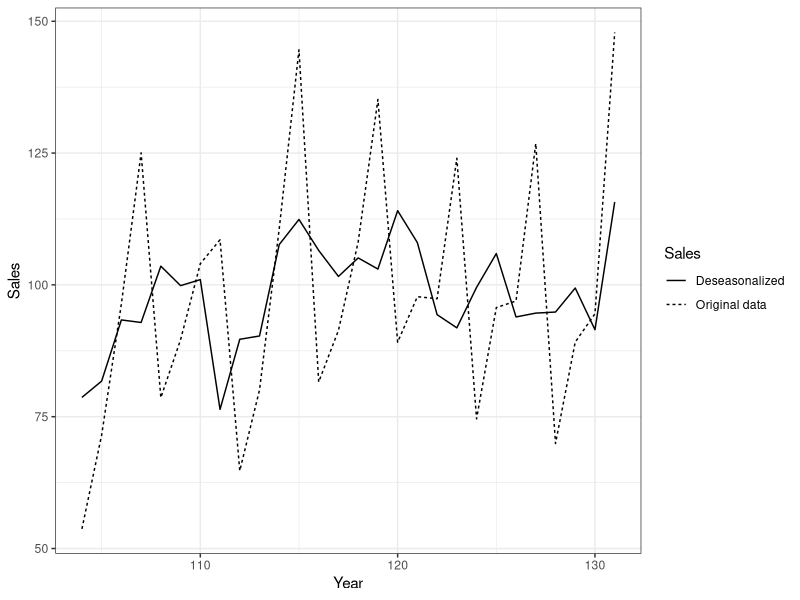
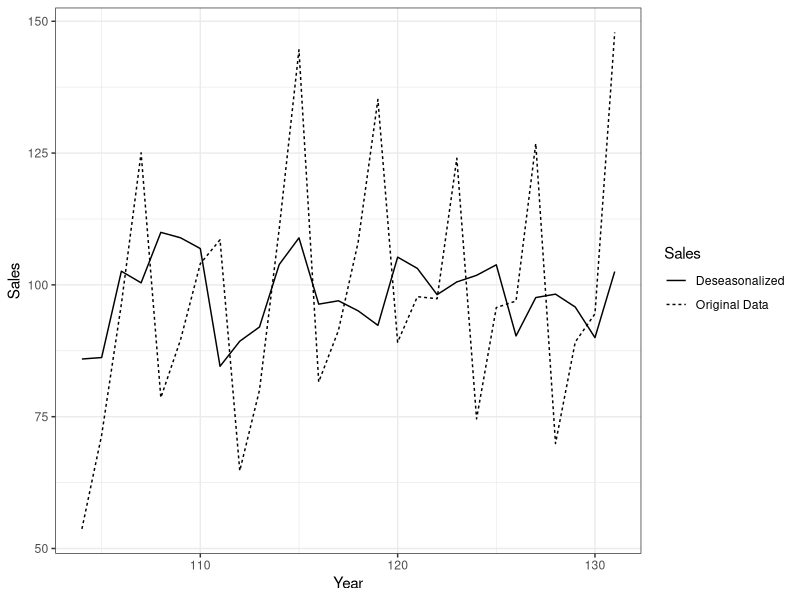

Generate these figures, in order, with R:
#' ---
#' title: "Econometrics by example"
#' author: Pavan Gurazada
#' output: github_document
#' ---
#' last update: Fri Mar 09 10:50:26 2018

library(foreign)
library(tidyverse)
library(caret)
library(boot)

set.seed(20130810)
theme_set(theme_bw())

#' Though heavily biased towards Linear Regression, Econometrics deals with
#' specifying the regression problems rooted on economic theory. The regression
#' coefficient estimates and the sign of these estimates are derived from
#' theoretical considerations. This is a unique playground and several
#' interesting examples of economic problems are presented in this book, which
#' we intend to replicate in R

#' *Example 1*

cps <- read.dta("data/gujrati-example/Stata/Table1_1.dta")
glimpse(cps)

tr_rows <- createDataPartition(cps$wage, p = 0.8, list = FALSE)
train_cps <- cps[tr_rows, ]
test_cps <- cps[-tr_rows, ]

lm_cps <- train(wage ~ female + nonwhite + union + education + exper,
                data = train_cps,
                method = "lm",
                trControl = trainControl(method = "repeatedcv",
                                         number = 10, 
                                         repeats = 5))
summary(lm_cps)
#' Rubbish R^2 - features are missing

lm_cps2 <- train(wage ~ female + nonwhite + union + education + exper + female:nonwhite,
                 data = train_cps,
                 method = "lm",
                 trControl = trainControl(method = "repeatedcv",
                                         number = 10,
                                         repeats = 5))
summary(lm_cps2)

lm_cps3 <- train(wage ~ female + nonwhite + union + education + exper + 
                        female:education + female:exper + nonwhite:education,
                 data = train_cps,
                 method = "lm",
                 trControl = trainControl(method = "repeatedcv",
                                         number = 10,
                                         repeats = 5))
summary(lm_cps3)

#' *Example 2*

cd_usa <- read.dta("data/gujrati-example/Stata/Table2_1.dta")
glimpse(cd_usa)

summary(lm(lnoutput ~ lnlabor + lncapital, data = cd_usa))

#' This produces a highly explanatory model for the output of the state,
#' dependent on the labor and capital as inputs
#' 
#' Since the sample size is small, a bootstrap might be used to circomvent the 
#' requirement of normality for standard errors

lm_stat <- function(data, i) {
  lm_model <- lm(lnoutput ~ lnlabor + lncapital, data[i, ])
  return(coef(lm_model))
}

boot_cb <- boot(cd_usa, statistic = lm_stat, R = 1000)

#' Running the restricted version of the regression

summary(lm(lnoutlab ~ lncaplab, data = cd_usa))

summary(lm(outputstar ~ laborstar + capitalstar, data = cd_usa))
cd_model1 <- train(scale(output) ~ labor + capital, 
                   data = cd_usa,
                   method = "lm",
                   preProcess = c("center", "scale"),
                   trControl = trainControl(method = "boot", number = 100))
summary(cd_model1)

#' *Example 3*

gdp_us <- read.dta("data/gujrati-example/Stata/Table2_5.dta")
glimpse(gdp_us)

summary(lm(lnrgdp ~ time, data = gdp_us))
summary(lm(rgdp ~ time + time2, data = gdp_us))
summary(lm(lnrgdp ~ time + time2, data = gdp_us))

#' *Example 4*

food_expend <- read.dta("data/gujrati-example/Stata/Table2_8.dta")
glimpse(food_expend)

summary(lm(sfdho ~ lnexpend, data = food_expend))
summary(lm(sfdho ~ I(1/expend), data = food_expend))
summary(lm(sfdho ~ expend + expend2, data = food_expend))

#' When there is little to choose between these two models in terms of R^2,
#' cross-validation might provide an answer for which model to choose. The model
#' with better predictive power wins

tr_rows <- createDataPartition(food_expend$sfdho, p = 0.8, list = FALSE)
food_expend_train <- food_expend[tr_rows, ]
food_expend_test <- food_expend[-tr_rows, ]

food_model1 <- train(sfdho ~ lnexpend, 
                     data = food_expend_train,
                     method = "lm",
                     preProcess = c("center", "scale"),
                     trControl = trainControl(method = "repeatedcv", 
                                              number = 10, 
                                              repeats = 5))
food_model2 <- train(sfdho ~ I(1/expend), 
                     data = food_expend_train,
                     method = "lm",
                     preProcess = c("center", "scale"),
                     trControl = trainControl(method = "repeatedcv", 
                                              number = 10, 
                                              repeats = 5))

food_model1
food_model2

#' model 1 is better. When multiple models fit the data closely, I tend to lean
#' towards the model that offers a richer interpetation, even if it has lesser
#' predictive power

#' *Example 5*

corruption <- read.dta("data/gujrati-example/Stata/Table2_18.dta")
glimpse(corruption)

corruption_model1 <- train(index ~ country + gdp_cap,
                           data = corruption,
                           method = "rf")
corruption_model1

corruption_model2 <- train(index ~ country * gdp_cap,
                           data = corruption,
                           method = "rf")
corruption_model2

#' *Example 6* Relationship between Gross Private Investments (GPI) and Gross
#' Personal Savings (GPS). How much of the savings do people tend to invest?

si_usa <- read.dta("data/gujrati-example/Stata/Table3_6.dta")
glimpse(si_usa)

summary(lm(gpi ~ gps, data = si_usa))

#' 1981-82 was the worst recession for peace-time US. We can include this as a
#' structural dummy using the variable recession81 = 1 for observations beyond
#' 81 and 0 otherwise

summary(lm(gpi ~ gps + recession81, data = si_usa))
summary(lm(gpi ~ gps + recession81 + gpsrec81, data = si_usa))

#' Results dont tally with the book but an interesting application of dummy
#' variables to detect structural changes. This is especially true for
#' time-series

#' *Example 7*
#' Deseasonalizing trends with dummy variables

sales_data <- read.dta("data/gujrati-example/Stata/Table3_10.dta")
glimpse(sales_data)

summary(sales_model <- lm(sales ~ d2 + d3 + d4, data = sales_data))

(sales_data$sales_adj <- mean(sales_data$sales) + residuals(sales_model))

dev.new()
ggplot(data = sales_data, aes(x = yearq, y = sales)) +
  geom_line(aes(linetype = "Original data")) +
  geom_line(aes(y = sales_adj, linetype = "Deseasonalized")) +
  labs(x = "Year",
       y = "Sales",
       linetype = "Sales")

#' As can be seen in the plot above, some of the variation in sales is
#' attributed to the variation due to the demand associated with change in
#' quarters. The underlying pattern beyond this seasonal variation can be
#' explored using this kind of a regression analysis.

summary(sales_model2 <- lm(sales ~ rpdi + conf + d2 + d3 + d4, 
                           data = sales_data))

sales_data$sales_adj <- mean(sales_data$sales) + residuals(sales_model2)

ggplot(data = sales_data, aes(x = yearq)) +
  geom_line(aes(y = sales, linetype = "Original Data")) +
  geom_line(aes(y = sales_adj, linetype = "Deseasonalized")) +
  labs(x = "Year",
       y = "Sales",
       linetype = "Sales")

summary(sales_model3 <- lm(sales ~ rpdi + conf + d2 + d3 + d4 + 
                                   d2:rpdi + d3:rpdi + d4:rpdi +
                                   d2:conf + d3:conf + d4:conf,
                           data = sales_data))

#' From the above table, the lack of significance of the coefficients show that
#' there is no seasonal variation in rpdi and conf

summary(sales_model4 <- lm(log(sales) ~ rpdi + conf + d2 + d3 + d4, 
                           data = sales_data))

#' Verifying Frisch-Waugh theorem

summary(s1 <- lm(sales ~ d2 + d3 + d4, data = sales_data))
summary(s2 <- lm(rpdi ~ d2 + d3 + d4, data = sales_data))
summary(s3 <- lm(conf ~ d2 + d3 + d4, data = sales_data))

rs1 <- residuals(s1)
rs2 <- residuals(s2)
rs3 <- residuals(s3)

summary(lm(rs1 ~ rs2 + rs3 - 1))
summary(lm(sales ~ rpdi + conf + d2 + d3 + d4, data = sales_data))

#' As can be seen from these regression outputs, the coefficients of rs2 and rs3
#' in the first regression and rpdi and conf in the second regression are the
#' same. This is nice since you do not need to account for seasonal variations
#' in the outcome and the predictors individually. Usage of dummies achieves two
#' tasks at once

summary(lm(sales ~ rpdi + conf + d2 + d3 + d4 + trend, data = sales_data))

#' *Example 8*
#' 

diabetes_data <- read.dta("data/gujrati-example/Stata/Table3_19.dta")
glimpse(diabetes_data)

summary(lm(diabetes ~ ban * sugar_sweet_cap, diabetes_data))
